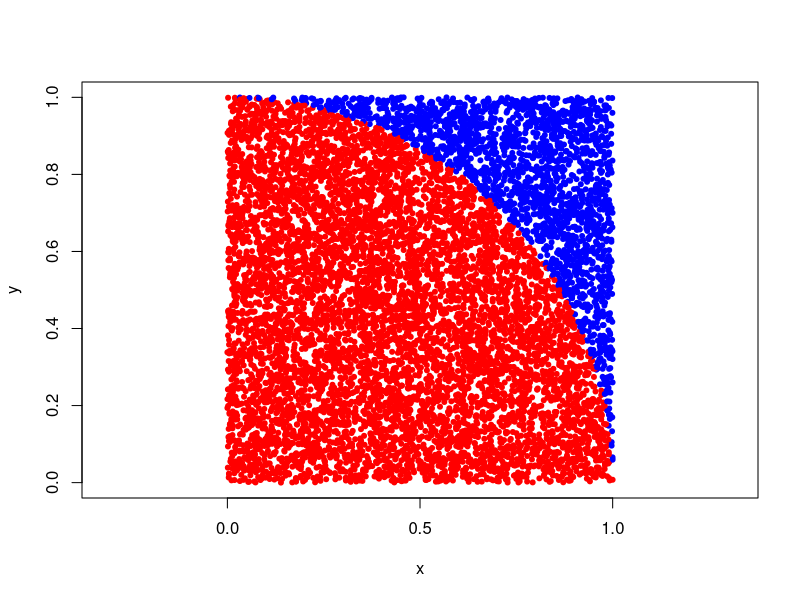

R code for this plot:
my.Pi <- function(n) {
    # Set the scientific notation precision threshold to 30
    options(scipen = 30)

    # Set the seed for reproducibility
    set.seed(388)

    # Generate n random numbers between 0 and 1
    x <- runif(n, min = 0, max = 1)
    y <- runif(n)

    # Calculate the distance from the origin
    r <- sqrt((x ^ 2) + (y ^ 2))

    # Calculate the number of random points that fall within the circle
    num.circle.dots <- sum(r <= 1)

    # Calculate the number of random points that fall within the square
    num.square.dots <- n

    # Calculate the ratio of the number of dots in the circle and the number
    # of dots in the square
    ratio <- num.circle.dots / num.square.dots

    # Calculate pi
    my.pi <- 4 * ratio

    plot(x, y, col = ifelse(r <= 1, "red", "blue"), asp = 1, pch = 20)
    cat("No. of dots:", n, "\nPi value:", my.pi, "\nDiff. from 3.14159:",
        abs(my.pi - 3.14159), "\n")
}

my.Pi(10000)
#my.Pi(1000000)
#my.Pi(3000000)
